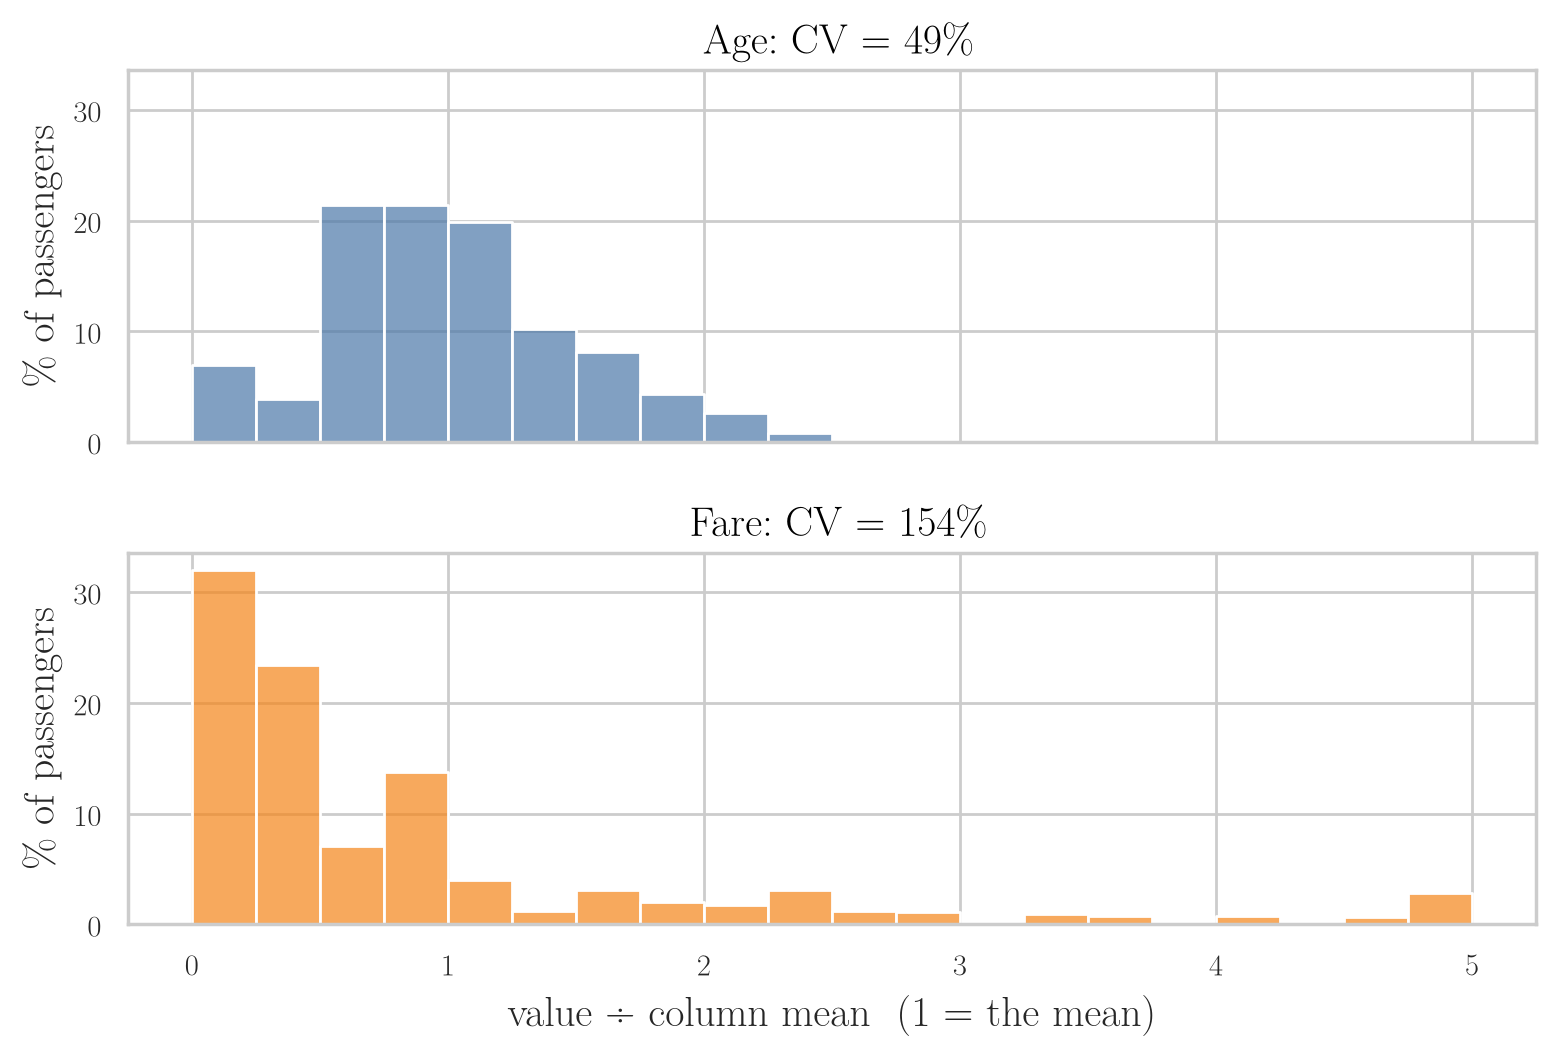

The Python source for this figure:
"""Coefficient of variation: Titanic ages and fares, each divided by its own mean, so both are on one scale."""
from pathlib import Path
import pandas as pd
import seaborn as sns
import seaborn.objects as so

here = Path(__file__).parent
df = pd.read_csv(here.parent / "data" / "titanic_train.csv")
rows = []
for col in ["Age", "Fare"]:
    v = df[col].dropna()
    cv = v.std() / v.mean() * 100
    rows.append(pd.DataFrame({"relative": (v / v.mean()).clip(upper=4.99),     # fares above 5x the mean go in the last bin
                              "column": f"{col}: CV = {cv:.0f}%"}))
long = pd.concat(rows)
plot = (
    so.Plot(long, x="relative", color="column")
    .facet(row="column")
    .add(so.Bars(), so.Hist(stat="percent", binwidth=0.25, binrange=(0, 5), common_norm=False), legend=False)
    .scale(color=["#4C78A8", "#F58518"])
    .label(x="value ÷ column mean  (1 = the mean)", y="% of passengers", row="", color="")
    .layout(size=(8, 5.5))
    .theme({**sns.axes_style("whitegrid"), "font.family": "Latin Modern Roman", "font.size": 14,
            "axes.titlesize": 15, "axes.labelsize": 15})
)
plot.save(here / "cv_compare.png", dpi=200, bbox_inches="tight")
plot.save(here / "cv_compare.pdf", bbox_inches="tight")
